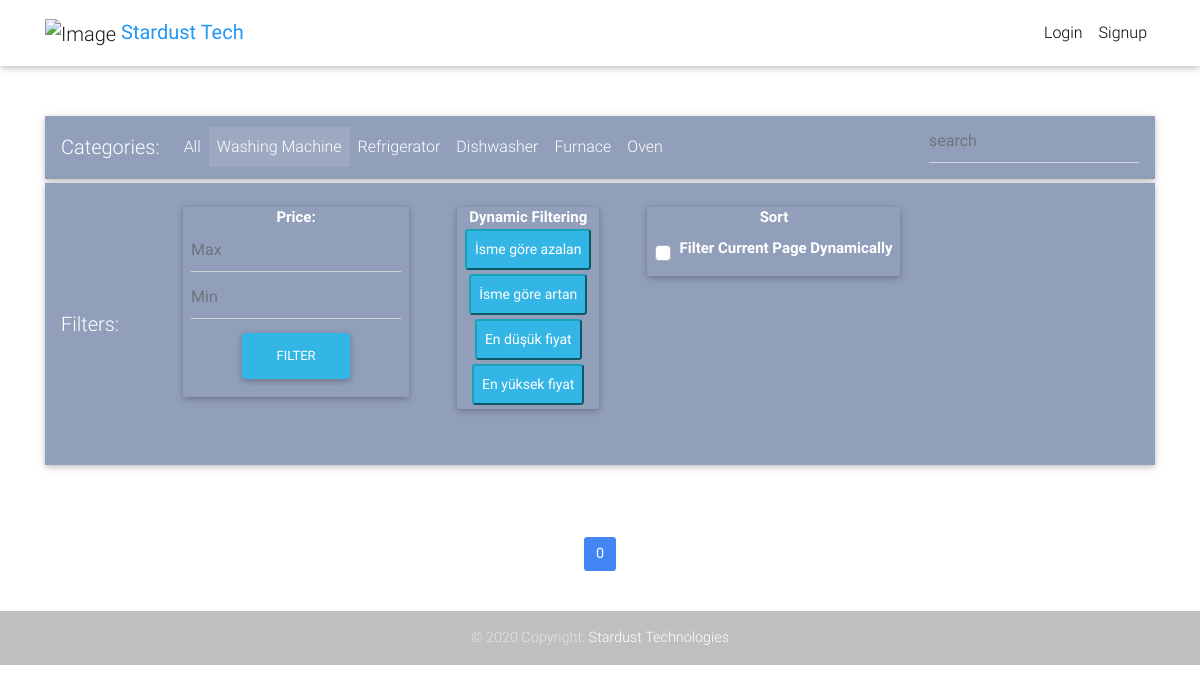
Before: /?category=CM with the older database file.
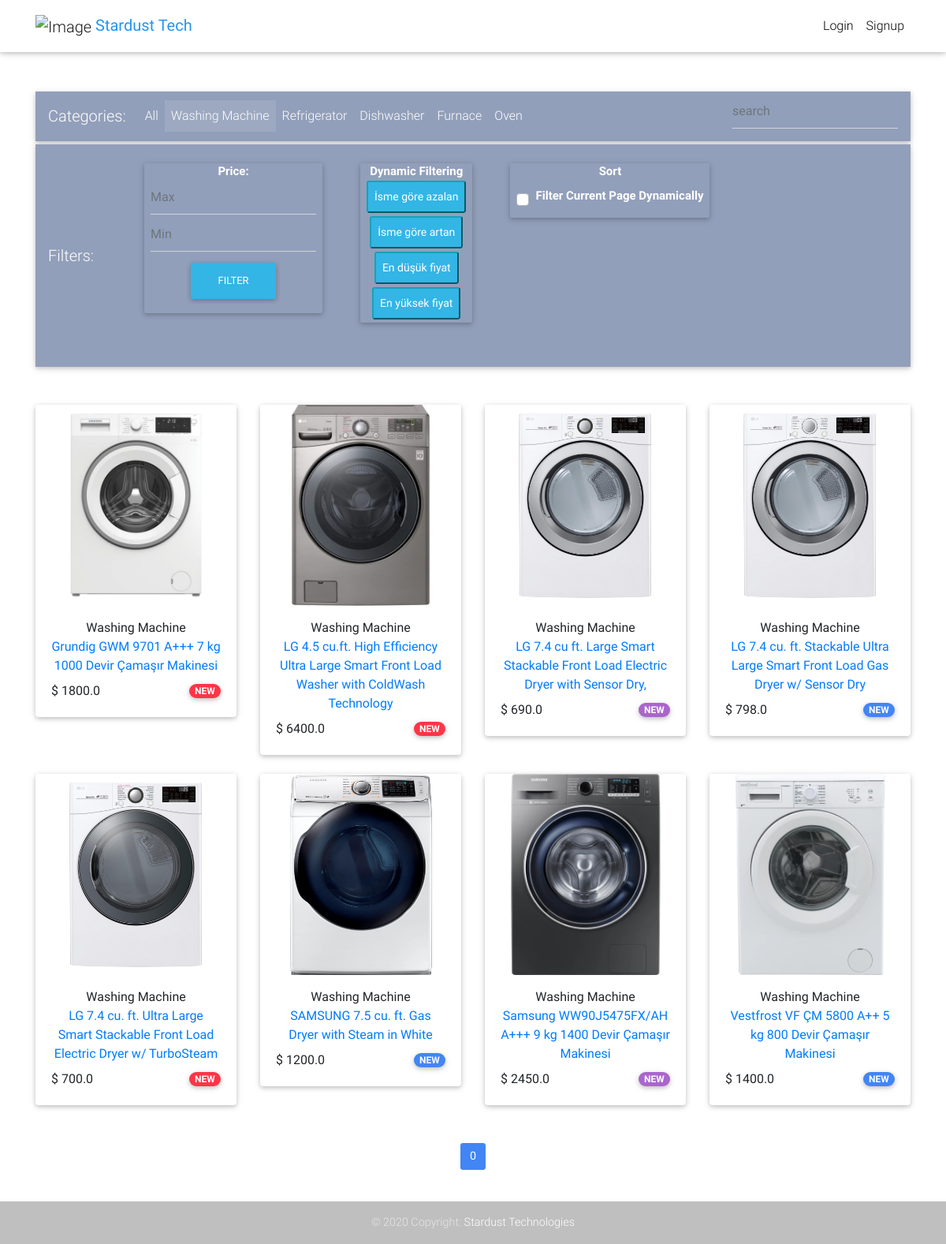
After: the same page with the newer database file.
### core/models.py (models this page shows, shortened)
class Item(models.Model):
    title = models.CharField(max_length=100)
    price = models.FloatField()
    discount_price = models.FloatField(blank=True, null=True)
    category = models.CharField(choices=CATEGORY_CHOICES, max_length=2)
    label = models.CharField(choices=LABEL_CHOICES, max_length=1)
    slug = models.SlugField()
    description = models.TextField()
    image = models.ImageField()
    additional_information = models.TextField()
    def get_absolute_url(self):
        return reverse("core:product", kwargs={
            'slug': self.slug
        })

### core/views.py (the view)
# urls.py: path('', HomeView.as_view(), name='base'),
class HomeView(ListView):
    def get(self,*args,**kwargs):
        try:
            page = int(self.request.GET.get("page"))
        except:
            page = 0
            pass
        print("page: ",page)
        if(not(page)):
            page=0
        model = Item
        paginate_by = 12
        template_name = "home.html"
        context = getDefaultContext()
        context["is_paginated"]= True
        items = get_queryset(self.request)
        itemCount = len(items)
        pageCount = math.ceil(itemCount/(paginate_by))
        print("item Count: ", itemCount,"page: ",page, "page Count: ",pageCount)
        context["object_list"]= items[page*paginate_by:(page+1)*paginate_by]
        context["page_obj"]= {"has_previous":page!=0,
                        "has_next":page<pageCount-1,
                        "previous_page_number": page-1,
                       "number":page ,
                       "next_page_number":page+1 }
        try:
            return render(self.request,template_name,context)
        except ObjectDoesNotExist:
            messages.warning(self.request,"No category found!")

### core/views.py (called while the page is built)
def getDefaultContext():
    context = {
                'object_list': Item.objects.all()
        }
    Categories = []
    for item in list(CATEGORY_CHOICES):
        slug,a = item
        Categories.append({"categoryName": a, "categorySlug":slug})
    context["Categories"]=Categories
    return context

### templates/home.html (shortened to what this page needs)
{% extends "base.html" %}
{% block content %}
  <main>
    <div class="container">
      <nav class="navbar navbar-expand-lg navbar-dark mdb-color lighten-3 mt-3 mb-1">
        <span class="navbar-brand">Categories:</span>
        <div class="collapse navbar-collapse" id="basicExampleNav">
          <ul class="navbar-nav mr-auto">
            {% if request.GET.category == None or request.GET.category == "" %}
              <li class="nav-item active">
                {% else %}
              <li class="nav-item">
            {% endif %}
            <a class="nav-link" href="/home">All
            </a>
            </li>
            {% for category in Categories %}
              {% if request.GET.category == category.categorySlug %}
                <li class="nav-item active">
                  {% else %}
                <li class="nav-item ">
              {% endif %}
            <a class="nav-link"
               href="{{ request.get_path }}?category={{ category.categorySlug }}">{{ category.categoryName }}</a>
            </li>
            {% endfor %}
          </ul>
          <div class="md-form my-0">
            <form action="{% url 'core:home' %}" method="GET">
              <input name="title" type="text" placeholder="search" onkeyup="DynamicSearch()"
                     class="form-control mr-sm-2" placeholder="Search" aria-label="Search">
            </form>
          </div>
        </div>
      </nav>
      <nav id="filter" class="navbar navbar-expand-lg navbar-dark mdb-color lighten-3 mt-1 mb-5">
        <span class="navbar-brand">Filters:</span>
        <div class="collapse navbar-collapse" id="filterNav">
 <ul class="navbar-nav mr-auto h5">
                  <li class="nav-item mt-3">
              <a class="nav-link waves-effect waves-light ml-5 badge" >Price:
                <div class="md-form my-2 ">
                  <form action="{% url 'core:home' %}" method="GET" >
                      <input  name="priceMax" id="priceMax" type="number" onkeyup="DynamicPrice()" class="form-control mr-sm-2" placeholder="Max"
                      aria-label = "Search">
                      <input name="priceMin" type="number" id="priceMin" onkeyup="DynamicPrice()" class="form-control mr-sm-2" placeholder="Min"
                      aria-label = "Search">
                      <input type="submit" value="filter" id ="submitPrice" class="btn btn-info">
                  </form>
                </div>
                </a>
                  </li>
                  <li class="nav-item mt-3">
                      <a class = "nav-link waves-effect waves-light ml-5 badge mb-5">Dynamic Filtering
                        {% include "sortMenu.html" %}
                      </a>
                  </li>
                  <li class="nav-item mt-3">
                      <a class = "nav-link waves-effect waves-light ml-5 badge mb-5">Sort
                        <div class="custom-control custom-checkbox">
                            <label class="custom-control-label mt-3 mb-3" for="defaultUnchecked">Filter Current Page Dynamically
                            </label>
                        </div>
                      </a>
                  </li>
          </ul>
        </div>
      </nav>
      <section class="text-center mb-4" id="full">
        <div class="row wow fadeIn" id="full2">
          {% for item in object_list %}
            <div class="col-lg-3 col-md-6 mb-4" id="{{ item.title }}" style="">
              <div class="card">
                <div class="view overlay">
                  <img src="{{ item.image.url }}" class="card-img-top">
                </div>
                <div class="card-body text-center">
                <span class="card-body__category ">
                  {{ item.get_category_display }}
                </span>
                  <a href="{{ item.get_absolute_url }}" class="card-body__title">{{ item.title }}</a>
                  <h4 class="card-body__bottom">
                  <span id="price">${% if item.discount_price %}
                    {{ item.discount_price }}
                  {% else %}
                    {{ item.price }}
                  {% endif %}</span>
                    <span class="badge badge-pill {{ item.get_label_display }}-color">NEW</span>
                  </h4>
                </div>
              </div>
            </div>
          {% endfor %}
        </div>
      </section>
      {% if is_paginated %}
        <nav class="d-flex justify-content-center wow fadeIn">
          <ul class="pagination pg-blue">
            <form method="GET" class="page-item active">
              <input type="submit" class="page-link" value="{{ page_obj.number }}">
            </form>
          </ul>
        </nav>
      {% endif %}
    </div>
  </main>
{% endblock content %}

### templates/base.html (shortened to what this page needs)
{% load static %}
<!DOCTYPE html>
<html lang="en">
<head>
  <link rel="stylesheet" href="https://use.fontawesome.com/releases/v5.8.1/css/all.css">
  <link href="{% static 'css/bootstrap.min.css' %}" rel="stylesheet">
  <link href="{% static 'css/mdb.min.css' %}" rel="stylesheet">
  <link href="{% static 'css/style.min.css' %}" rel="stylesheet">
  <link href="{% static 'css/custom.css' %}" rel="stylesheet">
</head>
{% include "navbar.html" %}
<body>
    {% block content %}
    {% endblock content %}
    {% include "footer.html" %}
</body>
</html>

### templates/navbar.html (shortened to what this page needs)
{% load cart_template_tags %}
<nav class="navbar fixed-top navbar-expand-lg navbar-light white scrolling-navbar">
  <div class="container">
    <a class="navbar-brand" href="/ ">
      <img src="https://lh3.googleusercontent.com/jM5A3F7TGlGhAKW5xO6cKPts3td1yVBXHBimOUgMVx3xjb2ZICVgqPGfqJkCZCmzhQo" alt="Image" height="36" width="36">
      <strong class="blue-text">Stardust Tech</strong>
    </a>
    <div class="collapse navbar-collapse" id="navbarSupportedContent">
      <ul class="navbar-nav nav-flex-icons">
        {% if request.user.is_authenticated %}
        <li class="nav-item">
          <a href="{% url 'core:order-summary' %}" class="nav-link waves-effect">
            <span class="badge red z-depth-1 mr-1"> {{ request.user|cart_item_count }} </span>
            <i class="fas fa-shopping-cart"></i>
            <span class="clearfix d-none d-sm-inline-block"> Cart </span>
          </a>
        </li>
        <li class="nav-item">
          <a class="nav-link waves-effect" href="{% url 'account_logout' %}">
            <span class="clearfix d-none d-sm-inline-block"> Logout </span>
          </a>
        </li>
        {% else %}
        <li class="nav-item">
          <a class="nav-link waves-effect" href="{% url 'account_login' %}">
            <span class="clearfix d-none d-sm-inline-block"> Login </span>
          </a>
        </li>
        <li class="nav-item">
          <a class="nav-link waves-effect" href="{% url 'account_signup' %}">
            <span class="clearfix d-none d-sm-inline-block"> Signup </span>
          </a>
        </li>
        {% endif %}
      </ul>
    </div>
  </div>
</nav>

### templates/sortMenu.html (shortened to what this page needs)
<form method="GET">
  <input type="submit" class="nav-link btn-sm waves-effect waves-light mt-1 btn-info" value="İsme göre azalan">
</form>
<form method="GET">
  <input type="submit" class="nav-link btn-sm waves-effect waves-light mt-1 btn-info" value="İsme göre artan">
</form>
<form method="GET">
  <input type="submit" class="nav-link btn-sm waves-effect waves-light mt-1 btn-info" value="En düşük fiyat">
</form>
<form method="GET">
  <input type="submit" class="nav-link btn-sm waves-effect waves-light mt-1 btn-info" value="En yüksek fiyat">
</form>

### templates/footer.html
<footer class=" page-footer text-center font-small mt-4 wow fadeIn">
    <div class="footer-copyright py-3">
      © 2020 Copyright:
      <a href=#" target="_blank"> Stardust Technologies </a>
    </div>
</footer>

### templates/scripts.html (shortened to what this page needs)
{% load static %}

### static_in_env/css/custom.css (style rules this page uses)
.card-body { padding: 1rem 1.25rem !important; }
.card-body__bottom { font-size: 16px; display: flex; justify-content: space-between; align-items: center; margin-top: 10px; }
.card-body__category { display: block; }

### templates/base.html (style rules this page uses)
body { padding-top: 100px; }
html, body, header, .carousel { height: 100vh; }

Changed rows visible on the page:
added Item: image (picture), category "Washing Machine", title "Grundig GWM 9701 A+++ 7 kg 1000 Devir Çamaşır Makinesi", discount_price "1800.0", label "D" (drawn)
added Item: image (picture), category "Washing Machine", title "LG 4.5 cu.ft. High Efficiency Ultra Large Smart Front Load Washer with ColdWash Technology", discount_price "6400.0", label "D" (drawn)
added Item: image (picture), category "Washing Machine", title "LG 7.4 cu ft. Large Smart Stackable Front Load Electric Dryer with Sensor Dry,", discount_price "690.0", label "S" (drawn)
added Item: image (picture), category "Washing Machine", title "LG 7.4 cu. ft. Stackable Ultra Large Smart Front Load Gas Dryer w/ Sensor Dry", price "798.0", label "P" (drawn)
added Item: image (picture), category "Washing Machine", title "LG 7.4 cu. ft. Ultra Large Smart Stackable Front Load Electric Dryer w/ TurboSteam", discount_price "700.0", label "D" (drawn)
added Item: image (picture), category "Washing Machine", title "SAMSUNG 7.5 cu. ft. Gas Dryer with Steam in White", discount_price "1200.0", label "P" (drawn)
added Item: image (picture), category "Washing Machine", title "Samsung WW90J5475FX/AH A+++ 9 kg 1400 Devir Çamaşır Makinesi", discount_price "2450.0", label "S" (drawn)
added Item: image (picture), category "Washing Machine", title "Vestfrost VF ÇM 5800 A++ 5 kg 800 Devir Çamaşır Makinesi", discount_price "1400.0", label "P" (drawn)
